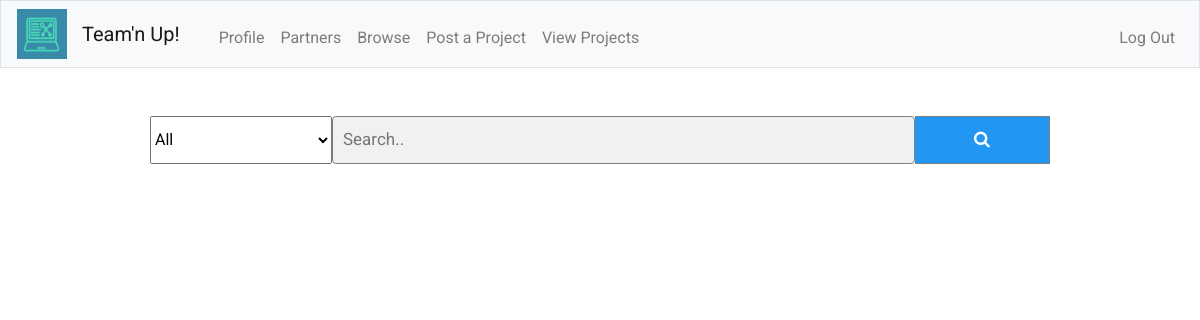
/browse (signed in), run on an earlier commit of the app's database.
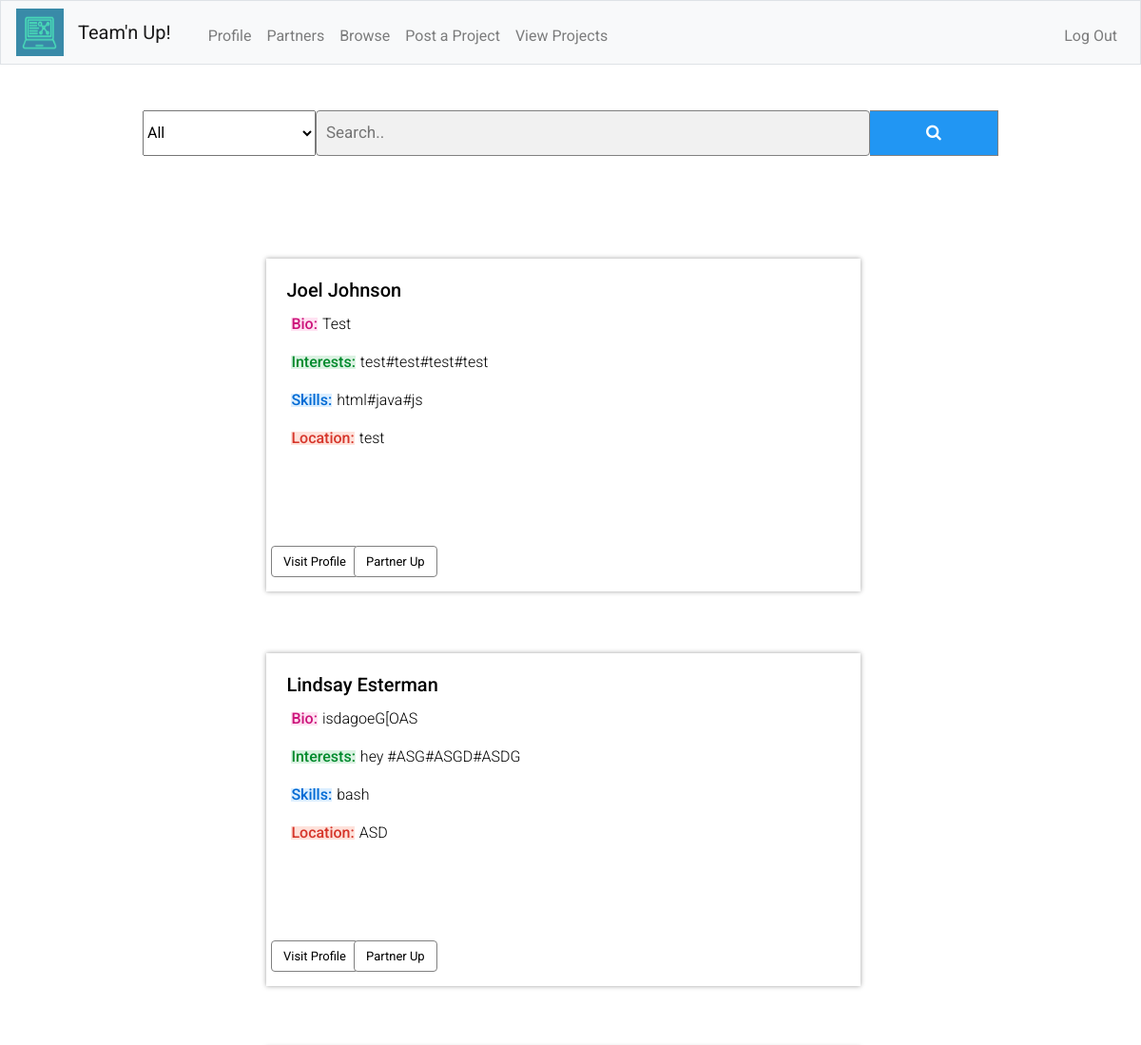
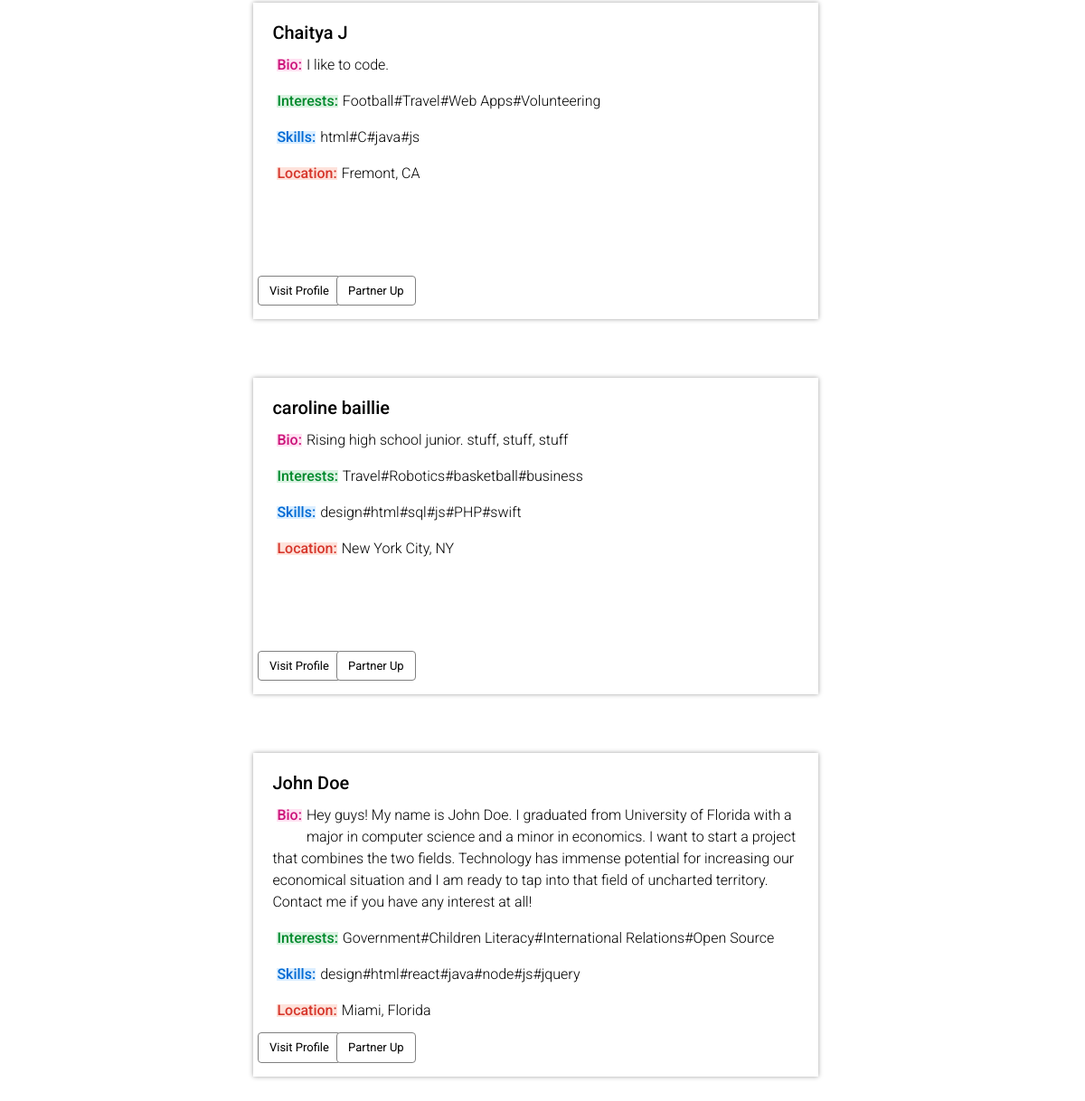
And on a later commit of the database (2 pictures, top to bottom).
### tables this page shows
CREATE TABLE profile
(
    id INTEGER,
    username TEXT,
    name TEXT,
    bio TEXT,
    interests TEXT,
    skills TEXT,
    location TEXT,
    phone TEXT,
    email TEXT,
    info TEXT
);

### app.py (the view)
@app.route("/browse", methods=["POST","GET"])
def browse():
    if request.method == "POST":
        category = request.form.get("category")
        searchVal = request.form.get("search2")
        words = ["i", "me", "my", "myself", "we", "our", "ours", "ourselves", "you", "your", "yours",
        "yourself", "yourselves", "he", "him", "his", "himself", "she", "her", "hers", "herself", "it",
        "its", "itself", "they", "them", "their", "theirs", "themselves", "what", "which", "who", "whom",
        "this", "that", "these", "those", "am", "is", "are", "was", "were", "be", "been", "being", "have",
        "has", "had", "having", "do", "does", "did", "doing", "a", "an", "the", "and", "but", "if", "or",
        "because", "as", "until", "while", "of", "at", "by", "for", "with", "about", "against", "between",
        "into", "through", "during", "before", "after", "above", "below", "to", "from", "up", "down", "in",
        "out", "on", "off", "over", "under", "again", "further", "then", "once", "here", "there", "when",
        "where", "why", "how", "all", "any", "both", "each", "few", "more", "most", "other", "some", "such",
        "no", "nor", "not", "only", "own", "same", "so", "than", "too", "very", "s", "t", "can", "will",
        "just", "don", "should", "now"]
        if not searchVal:
            if category == "all":
                rows = db.execute("SELECT * FROM profile WHERE id NOT IN (:user_id)",user_id=session["user_id"])
                return render_template("browse.html", rows=rows)
            else:
                rows = db.execute(
                    "SELECT * FROM profile WHERE skills LIKE ('%' || :category || '%') AND NOT id=:user", category=category,user=session["user_id"])
                print(rows)
                return render_template("browse.html", rows=rows)
        else:
            searchArr = searchVal.split(" ")
            searchArrCopy = searchArr
            for word in words:
                if word in searchArr:
                    searchArrCopy.remove(word)
            searchArr = searchArrCopy
            if category == "all":
                for val in searchArr:
                    rows = []
                    rowsTemp = db.execute(
                    "SELECT * FROM profile WHERE id NOT IN (:user_id) AND (username LIKE ('%' || :search || '%') OR bio LIKE ('%' || :search || '%') OR skills LIKE ('%' || :search || '%') OR interests LIKE ('%' || :search || '%') OR location LIKE ('%' || :search || '%'))", search=val,user_id=session["user_id"])
                    for row in rowsTemp:
                        if row not in rows:
                            rows.append(row)
                return render_template("browse.html", rows=rows)
            else:
                for val in searchArr:
                    rows=[]
                    rowsTemp = db.execute(
                    "SELECT * FROM profile WHERE id NOT IN (:user_id) AND (username LIKE ('%' || :search || '%') OR bio LIKE ('%' || :search || '%') OR skills LIKE ('%' || :search || '%') OR interests LIKE ('%' || :search || '%') OR location LIKE ('%' || :search || '%'))", search=val,user_id=session["user_id"])
                    for row in rowsTemp:
                        if row not in rows and category in row["skills"]:
                            rows.append(row)
                return render_template("browse.html", rows = rows)
    else:
        rows = db.execute("SELECT * FROM profile WHERE id NOT IN (:user_id)",user_id=session["user_id"])
        return render_template("browse.html",rows=rows)

### app.py (called while the page is built)
@app.after_request
def after_request(response):
    response.headers["Cache-Control"] = "no-cache, no-store, must-revalidate"
    response.headers["Expires"] = 0
    response.headers["Pragma"] = "no-cache"
    return response

### templates/browse.html (shortened to what this page needs)
{% extends "layout.html" %}
{% block body %}
<link rel="stylesheet" href="https://cdnjs.cloudflare.com/ajax/libs/font-awesome/4.7.0/css/font-awesome.min.css">
<br>
<br>
<form class="ex" action="/browse" method="post" style="margin:auto;max-width:900px">
    <div id="searchBar">
        <select id="category" name="category">
            <option value="all">All</option>
        </select>
        <input type="text" placeholder="Search.." name="search2" class="search">
        <button type="submit"><i class="fa fa-search"></i></button>
    </div>
</form>
<br>
<br>
<div class="row">
    {% for row in rows %}
    <div class="browse-profiles" action="/profile" method="post">
        <div class=" mb-4 back">
            <div class="card-body">
                <h5 class="card-title">{{ row["name"] }}</h5>
                <h6 class="card-text des pink">Bio:</h6><p> {{ row["bio"] }}</p>
                <h6 class="card-text des green">Interests:</h6><p> {{ row["interests"] }}</p>
                    <h6 class="card-text des blue">Skills:</h6><p> {{ row["skills"] }}</p>
                    <h6 class="card-text des red">Location:</h6><p> {{ row["location"] }}</p>
                    <form action="/profile" method="post">
                        <input class="first btn btn-primary" type="submit" name="button" value="Visit Profile">
                    </form>
                    <form action="/partners" method="post">
                        <input class="second btn btn-primary" type="submit" name="button" value="Partner Up">
                    </form>
                </div>
            </div>
        </div>
        {% endfor %}
    </div>
    {% endblock %}

### templates/layout.html (shortened to what this page needs)
<!DOCTYPE html>
<html lang="en">
    <head>
        <link href="https://maxcdn.bootstrapcdn.com/bootstrap/4.1.3/css/bootstrap.min.css" rel="stylesheet">
        <link href="/static/layout.css" rel="stylesheet">
    </head>
    <body>
        <nav class="navbar navbar-expand-md navbar-light bg-light border" >
            <a href="/index"><img src = '/static/logo.png' class="logo" href ="/templates/index.html"></img></a>
            <a class="navbar-brand" href="/"><span class="col">Team'n Up!</span></a>
            <div class="collapse navbar-collapse" id="navbar">
                {% if session.user_id %}
                <ul class="navbar-nav mr-auto mt-2">
                    <li class="nav-item"><a class="nav-link" href="/profile">Profile</a></li>
                    <li class="nav-item"><a class="nav-link" href="/partners">Partners</a></li>
                    <li class="nav-item"><a class="nav-link" href="/browse">Browse</a></li>
                    <li class = "nav-item"><a class = "nav-link" href = "/project">Post a Project</a><li>
                    <li class="nav-item"><a class="nav-link" href="/view">View Projects</a></li>
                </ul>
                <ul class="navbar-nav ml-auto mt-2">
                    <li class="nav-item"><a class="nav-link" href="/logout">Log Out</a></li>
                </ul>
                {% else %}
                <ul class="navbar-nav ml-auto mt-2">
                    <li class="nav-item"><a class="nav-link" href="/login">Log in</a></li>
                    <li class="nav-item"><a class="nav-link" href="/register">Register</a></li>
                </ul>
                {% endif %}
            </div>
        </nav>
        {% block body %}{% endblock %}
    </body>
</html>

### static/layout.css (style rules this page uses)
* { font-family: 'Roboto', sans-serif; }
.logo { width:50px; height:50px; }
.red { color: rgb(214, 54, 43); background-color: rgb(254, 226, 219) }
.pink { color: rgb(204, 20, 123); background-color: rgb(255, 226, 242); }
.green { color: rgb(0, 138, 45); background-color: rgb(219, 242, 226); }
.blue { color: rgb(0, 106, 212); background-color: rgb(219, 238, 255); }

### templates/browse.html (style rules this page uses)
.row { margin-right: 0px; padding: 60px; }
.browse-profiles { display: block; margin: 0 auto; width: 57%; min-height:350px; margin-bottom:65px; border: 1px solid white; color:black; position:relative; -webkit-box-shadow: 0px 0px 5px 0px rgba(160,160,160,1); -moz-box-shadow: 0px 0px 5px 0px rgba(160,160,160,1); box-shadow: 0px 0px 5px 0px rgba(160,160,160,1); }
input.btn { margin:10px; display: inline-block; font-size:13px; position:absolute; top:98%; transform: translate(-50px, -50px); background-color: white; border: 1px solid gray; color:black; }
.first { float:left; left:7%; }
.second { left:21%; }
form.ex input[type=text] { margin: 0px; padding: 10px; font-size: 17px; border: 1px solid grey; float: left; background: #f1f1f1; display: block; }
form.ex button { float: right; width: 200px; padding: 10px; background: #2196F3; color: white; font-size: 17px; border: 1px solid grey; border-left: none; cursor: pointer; }
form.ex::after { content: ""; clear: both; display: table; }
input[type=text], input[type=password],textarea { width: 100%; padding: 12px 20px; margin: 8px 0; display: inline-block; border: 1px solid #ccc; border-radius: 4px; box-sizing: border-box; }
h6 { display: inline; float:left; margin:5px; line-height: .9; }
p { font-weight:300; }
#searchBar { display: flex; }

What changed in the data, as far as the page shows it:
added profile: name "Joel Johnson", bio "Test", interests "test#test#test#test", skills "html#java#js", location "test"
added profile: name "Lindsay Esterman", bio "isdagoeG[OAS", interests "hey #ASG#ASGD#ASDG", skills "bash", location "ASD"
added profile: name "Chaitya J", bio "I like to code.", interests "Football#Travel#Web Apps#Volunteering", skills "html#C#java#js", location "Fremont, CA"
added profile: name "caroline baillie", bio "Rising high school junior. stuff, stuff, stuff", interests "Travel#Robotics#basketball#business", skills "design#html#sql#js#PHP#swift", location "New York City, NY"
added profile: name "John Doe", bio "Hey guys! My name is John Doe. I graduated from University of Florida with a major in computer science and a minor in economics. I want to start a project that combines the two fields. Technology has immense potential for increasing our economical situation and I am ready to tap into that field of uncharted territory. Contact me if you have any interest at all!", interests "Government#Children Literacy#International Relations#Open Source", skills "design#html#react#java#node#js#jquery", location "Miami, Florida"
